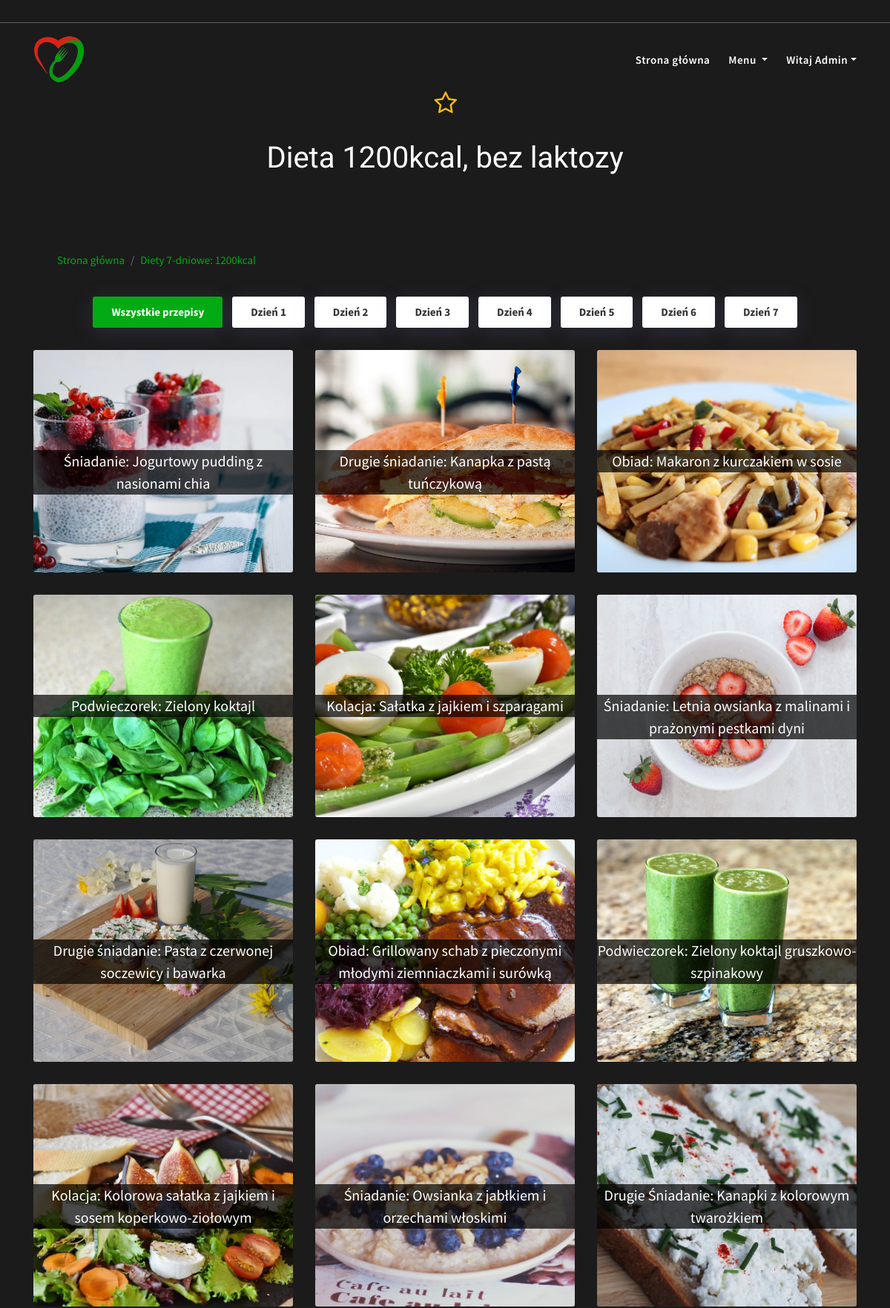
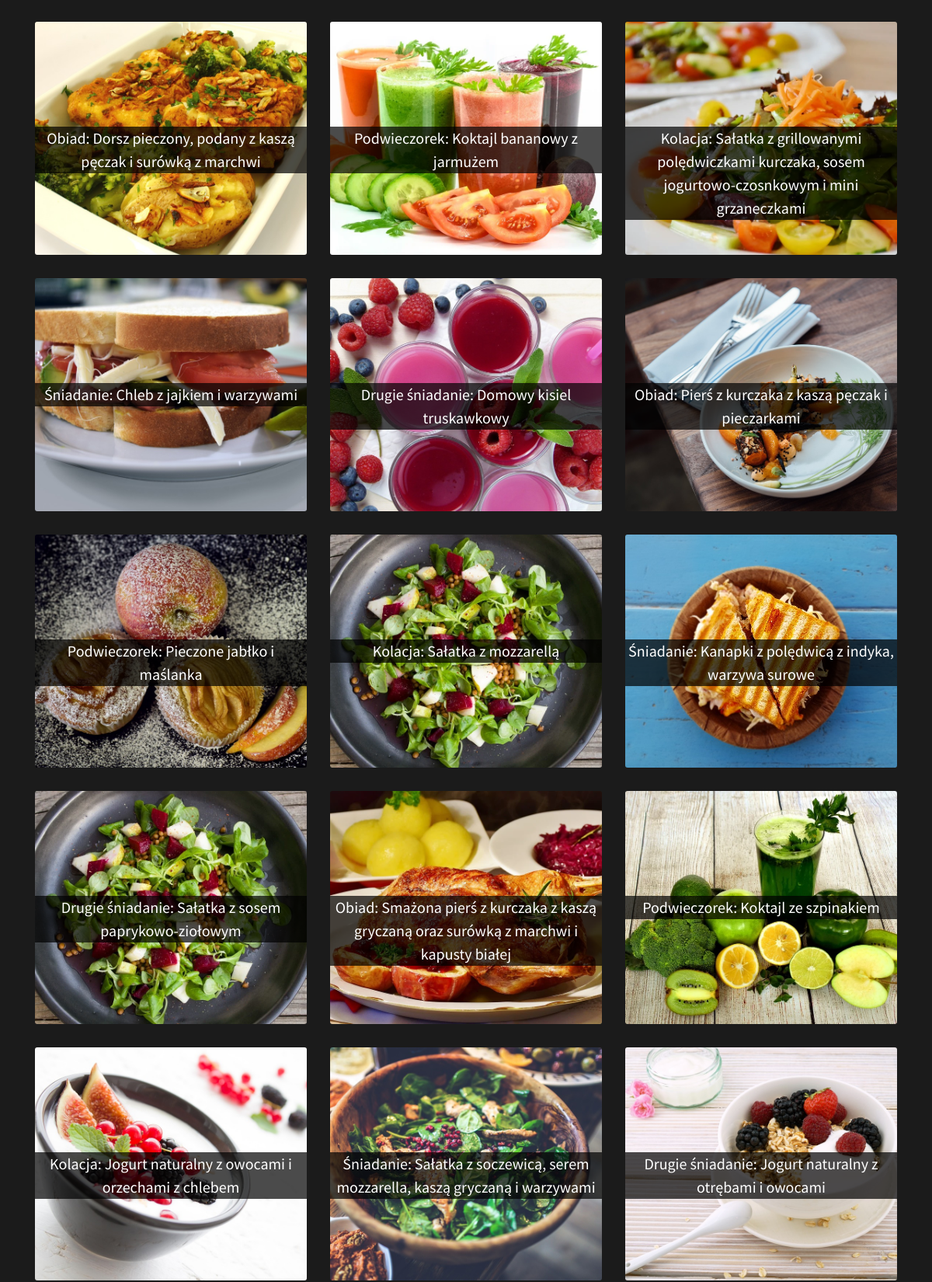
Screenshot of /2/dieta1200p4.php (signed in, upper part) with the database file from the repository (2 pictures, top to bottom).
### tables this page shows
CREATE TABLE `uzytkownicy2` (
  `id` int(11) NOT NULL,
  `imie` varchar(80) NOT NULL,
  `email` varchar(80) NOT NULL,
  `login` varchar(30) NOT NULL,
  `haslo` varchar(80) NOT NULL,
  `rola` varchar(80) NOT NULL,
  `status` varchar(50) DEFAULT NULL,
  `wiek` varchar(3) DEFAULT NULL,
  `wzrost` varchar(3) DEFAULT NULL,
  `waga` varchar(3) DEFAULT NULL,
  `obwod_talii` varchar(3) DEFAULT NULL,
  `bmi` varchar(10) DEFAULT NULL,
  `tluszcz` varchar(10) DEFAULT NULL,
  `kalorie` varchar(10) DEFAULT NULL,
  `dieta` varchar(50) DEFAULT NULL,
  `link` varchar(500) NOT NULL,
  `cel` varchar(500) NOT NULL,
  `aktywnosc` varchar(500) NOT NULL
);

CREATE TABLE `dieta` (
  `id_diety` int(11) NOT NULL,
  `nazwa_diety` varchar(100) NOT NULL,
  `kalorycznosc` int(11) NOT NULL,
  `zdjecie` varchar(50) NOT NULL
);

CREATE TABLE `przepisy2` (
  `id` int(11) NOT NULL,
  `nazwa` varchar(500) NOT NULL,
  `obrazek` text DEFAULT NULL,
  `skladniki` varchar(500) DEFAULT NULL,
  `krok1` varchar(500) DEFAULT NULL,
  `krok2` varchar(500) DEFAULT NULL,
  `krok3` varchar(500) DEFAULT NULL,
  `krok4` varchar(500) DEFAULT NULL,
  `krok5` varchar(500) DEFAULT NULL,
  `krok6` varchar(500) DEFAULT NULL,
  `krok7` varchar(500) DEFAULT NULL,
  `krok8` varchar(500) DEFAULT NULL,
  `krok9` varchar(500) DEFAULT NULL,
  `krok10` varchar(500) DEFAULT NULL,
  `kategoria` varchar(50) DEFAULT NULL,
  `kategoria_ogolna` varchar(50) NOT NULL,
  `dzien` varchar(50) NOT NULL,
  `przepis_nr` int(11) NOT NULL,
  `energia` varchar(50) DEFAULT NULL,
  `tluszcz` varchar(11) DEFAULT NULL,
  `kwasyt` varchar(11) DEFAULT NULL,
  `weglowodany` varchar(11) DEFAULT NULL,
  `cukry` varchar(11) DEFAULT NULL,
  `blonnik` varchar(11) DEFAULT NULL,
  `bialko` varchar(11) DEFAULT NULL,
  `sol` varchar(11) DEFAULT NULL,
  `tluszczg` varchar(50) DEFAULT NULL,
  `kwasytg` varchar(11) DEFAULT NULL,
  `weglowodanyg` varchar(11) DEFAULT NULL,
  `blonnikg` varchar(11) DEFAULT NULL,
  `bialkog` varchar(11) DEFAULT NULL,
  `solg` varchar(11) DEFAULT NULL,
  `cukryg` varchar(11) DEFAULT NULL
);

### 2/dieta1200p4.php (the view, shortened to what this page needs)
<?php
include("db.php");
include("header.php");
include("menu.php");
$conn=mysqli_connect($servername,$username,$password,$dbname);
$sql ="SELECT * FROM dieta,przepisy2 WHERE  przepisy2.przepis_nr = dieta.id_diety AND przepisy2.kategoria_ogolna=dieta.kalorycznosc && przepis_nr='4'";
$result=mysqli_query($conn,$sql);
if(mysqli_num_rows($result)>0 )
{
    while($row=mysqli_fetch_assoc($result))
    {
        $id_diety=$row["id_diety"];
        $nazwa_diety = $row["nazwa_diety"];
}
}
        ?>
<section id="przepisy" class="gallery-area section-padding">
  <?php
        $sql ="SELECT * FROM ulubione_diety WHERE ulubione_diety.dieta_id=$id_diety AND ulubione_diety.login = '".$_SESSION["login"]."'";
        $result=mysqli_query($conn,$sql);
if(mysqli_num_rows($result) == 0) {?>
    <div class="click2">
    <span class="fa fa-star-o"></span>
    </div>
    <?php
}
?>
<br>
    <div class="container">
        <div class="row">
            <div class="col-lg-12 col-md-12">
                <div class="section-title">
                    <h1 style="font-family: 'Kaushan Script';"><?php echo $nazwa_diety?></h1>
                </div>
            </div>
            <nav class="navbar">
                <div class="container-fluid">
                    <nav aria-label="breadcrumb">
                        <ol class="breadcrumb" style="background-color: transparent!important;">
                            <li class="breadcrumb-item"><a href="index.php#gotowe">Strona główna</a></li>
                            <li class="breadcrumb-item"><a href="dieta1200.php">Diety 7-dniowe: 1200kcal</a></li>
                        </ol>
                    </nav>
                </div>
            </nav>
        </div>
        <div class="row">
            <div class="col-md-12">
                <div class="gallery-list">
                    <ul class="nav" id="gallery-flters">
                        <li class="filter filter-active" data-filter=".all">Wszystkie przepisy</li>
                        <li class="filter" data-filter=".1">Dzień 1</li>
                         <li class="filter" data-filter=".2">Dzień 2</li>
                         <li class="filter" data-filter=".3">Dzień 3</li>
                         <li class="filter" data-filter=".4">Dzień 4</li>
                         <li class="filter" data-filter=".5">Dzień 5</li>
                         <li class="filter" data-filter=".6">Dzień 6</li>
                         <li class="filter" data-filter=".7">Dzień 7</li>
                    </ul>
                </div>
            </div>
            <div class="gallery-container">
<?php
$sql ="SELECT * FROM dieta,przepisy2 WHERE  przepisy2.przepis_nr = dieta.id_diety AND przepisy2.kategoria_ogolna=dieta.kalorycznosc && przepis_nr='4' && dzien='1' ";
$result=mysqli_query($conn,$sql);
if(mysqli_num_rows($result)>0 )
{
    while($row=mysqli_fetch_assoc($result))
    {
        $nazwa = $row["nazwa"];
        $obrazek = $row["obrazek"];
        $id=$row["id"];
        ?>
               <div class="col-lg-4 col-md-6 gallery-grid-item all 1">
                <div class="gallery-item">
                        <div class="zdjecie" style="background-image: url(zdjecia_dodane/<?php echo $obrazek?>); a hr ">
                          <a href="wyswietlart.php?c=<?php echo $id?>"><h7 class="nazwa text-center"><?php echo $nazwa?></h7></a>
                    </div>
                </div>
      </div>
        <?php
    }
 ?>
      <?php
}
?>
<?php
$sql ="SELECT * FROM dieta,przepisy2 WHERE  przepisy2.przepis_nr = dieta.id_diety AND przepisy2.kategoria_ogolna=dieta.kalorycznosc && przepis_nr='4'  && dzien='2' ";
$result=mysqli_query($conn,$sql);
if(mysqli_num_rows($result)>0 )
{
    while($row=mysqli_fetch_assoc($result))
    {
        $nazwa = $row["nazwa"];
        $obrazek = $row["obrazek"];
        $id=$row["id"];
        ?>
               <div class="col-lg-4 col-md-6 gallery-grid-item all 2">
                 <div class="gallery-item">
                        <div class="zdjecie" style="background-image: url(zdjecia_dodane/<?php echo $obrazek?>); a hr ">
                          <a href="wyswietlart.php?c=<?php echo $id?>"><h7 class="nazwa text-center"><?php echo $nazwa?></h7></a>
                    </div>
                </div>
      </div>
        <?php
    }
 ?>
      <?php
}
?>
<?php
$sql ="SELECT * FROM dieta,przepisy2 WHERE  przepisy2.przepis_nr = dieta.id_diety AND przepisy2.kategoria_ogolna=dieta.kalorycznosc&& przepis_nr='4' && dzien='3' ";
$result=mysqli_query($conn,$sql);
if(mysqli_num_rows($result)>0 )
{
    while($row=mysqli_fetch_assoc($result))
    {
        $nazwa = $row["nazwa"];
        $obrazek = $row["obrazek"];
        $id=$row["id"];
        ?>
               <div class="col-lg-4 col-md-6 gallery-grid-item all 3">
                 <div class="gallery-item">
                        <div class="zdjecie" style="background-image: url(zdjecia_dodane/<?php echo $obrazek?>); a hr ">
                          <a href="wyswietlart.php?c=<?php echo $id?>"><h7 class="nazwa text-center"><?php echo $nazwa?></h7></a>
                    </div>
                </div>
      </div>
        <?php
    }
 ?>
      <?php
}
?>
<?php
$sql ="SELECT * FROM dieta,przepisy2 WHERE  przepisy2.przepis_nr = dieta.id_diety AND przepisy2.kategoria_ogolna=dieta.kalorycznosc && przepis_nr='4' && dzien='4' ";
$result=mysqli_query($conn,$sql);
if(mysqli_num_rows($result)>0 )
{
    while($row=mysqli_fetch_assoc($result))
    {
        $nazwa = $row["nazwa"];
        $obrazek = $row["obrazek"];
        $id=$row["id"];
        ?>
               <div class="col-lg-4 col-md-6 gallery-grid-item all 4">
                 <div class="gallery-item">
                        <div class="zdjecie" style="background-image: url(zdjecia_dodane/<?php echo $obrazek?>); a hr ">
                          <a href="wyswietlart.php?c=<?php echo $id?>"><h7 class="nazwa text-center"><?php echo $nazwa?></h7></a>
                    </div>
                </div>
      </div>
        <?php
    }
 ?>
      <?php
}
?>
<?php
$sql ="SELECT * FROM dieta,przepisy2 WHERE  przepisy2.przepis_nr = dieta.id_diety AND przepisy2.kategoria_ogolna=dieta.kalorycznosc && przepis_nr='4' && dzien='5' ";
$result=mysqli_query($conn,$sql);
if(mysqli_num_rows($result)>0 )
{
    while($row=mysqli_fetch_assoc($result))
    {
        $nazwa = $row["nazwa"];
        $obrazek = $row["obrazek"];
        $id=$row["id"];
        ?>
               <div class="col-lg-4 col-md-6 gallery-grid-item all 5">
                 <div class="gallery-item">
                        <div class="zdjecie" style="background-image: url(zdjecia_dodane/<?php echo $obrazek?>); a hr ">
                          <a href="wyswietlart.php?c=<?php echo $id?>"><h7 class="nazwa text-center"><?php echo $nazwa?></h7></a>
                    </div>
                </div>
      </div>
        <?php
    }
 ?>
      <?php
}
?>
<?php
$sql ="SELECT * FROM dieta,przepisy2 WHERE  przepisy2.przepis_nr = dieta.id_diety AND przepisy2.kategoria_ogolna=dieta.kalorycznosc && przepis_nr='4' && dzien='6' ";
$result=mysqli_query($conn,$sql);
if(mysqli_num_rows($result)>0 )
{
    while($row=mysqli_fetch_assoc($result))
    {
        $nazwa = $row["nazwa"];
        $obrazek = $row["obrazek"];
        $id=$row["id"];
        ?>
               <div class="col-lg-4 col-md-6 gallery-grid-item all 6">
                 <div class="gallery-item">
                        <div class="zdjecie" style="background-image: url(zdjecia_dodane/<?php echo $obrazek?>); a hr ">
                          <a href="wyswietlart.php?c=<?php echo $id?>"><h7 class="nazwa text-center"><?php echo $nazwa?></h7></a>
                    </div>
                </div>
      </div>
        <?php
    }
 ?>
      <?php
}
?>
</section>
<?php
include("footer.php");
?>

### 2/menuadmin.php (shortened to what this page needs)
<header class="header-navber-area">
    <div class="nav-top-bar">
    </div>
    <nav class="navbar navbar-b navbar-trans navbar-expand-lg" id="mainNav">
        <div class="container">
            <a class="navbar-brand js-scroll" href="index.php">
                <img src="assets/logo/logo3.png" class="white-logo" alt="logo" style="width: 70px; height: 65px">
            </a>
            <div class="navbar-collapse collapse justify-content-end" id="navbarDefault">
                <ul class="navbar-nav">
                    <li class="nav-item"><a class="nav-link js-scroll active" href="index.php">Strona główna</a></li>
                    <li class="nav-item dropdown">
                        <a class="nav-link dropdown-toggle" href="#" id="navbarDropdown" role="button" data-toggle="dropdown" aria-haspopup="true" aria-expanded="false">
                            Menu
                        </a>
                    </li>
                    <li class="nav-item dropdown">
                            <a class="nav-link dropdown-toggle" href="#" id="navbarDropdown" role="button" data-toggle="dropdown" aria-haspopup="true" aria-expanded="false">Witaj <?php echo $imie; ?></a>
                        </li>
                </ul>
            </div>
        </div>
    </nav>
</header>

### 2/css/style.css (style rules this page uses)
body { font-family: Arial; color: #212121; Font-size: 0.95em; background-color: #f0f0f0; }

### 2/css/dark-style.css (style rules this page uses)
body { background: #1b1b1b; color: #fff; font-family: 'Source Sans Pro', sans-serif; font-size: 15px; font-weight: normal; line-height: 26px; overflow-x: hidden; margin: 0 auto; padding: 0; -moz-box-sizing: border-box; -ms-box-sizing: border-box; -o-box-sizing: border-box; -webkit-box-sizing: border-box; box-sizing: border-box; }
h1, h2, h3, h4, h5, h6 { margin: 0; font-family: 'Source Sans Pro', sans-serif; font-weight: normal; color: #fff; line-height: 1.5; }
h7 { margin: 0; font-family: 'Source Sans Pro', sans-serif; font-weight: normal; color: #fff; line-height: 1.5; font-size: 20px; }
a { color: #02ab13; text-decoration: none !important; -moz-transition: all 0.5s ease-in-out 0s; -ms-transition: all 0.5s ease-in-out 0s; -o-transition: all 0.5s ease-in-out 0s; -webkit-transition: all 0.5s ease-in-out 0s; transition: all 0.5s ease-in-out 0s; }
img { max-width: 100%; }
dl, ol, ul { padding: 0; margin: 0; list-style: none; }
.section-padding { padding: 100px 0; }
.section-title { text-align: center; margin-bottom: 75px; }
.header-navber-area { position: absolute; top: 0; left: 0; width: 100%; height: auto; z-index: 999; background: transparent; }
.header-navber-area .nav-top-bar { background: transparent; border-bottom: 1px solid rgba(255, 255, 255, 0.3); padding-top: 15px; padding-bottom: 15px; }
.navbar-b { transition: all .5s ease-in-out; background-color: transparent; padding-top: 12px; padding-bottom: 12px; }
.navbar-b.navbar-trans .nav-item, .navbar-b.navbar-reduce .nav-item { position: relative; padding-right: 0px; padding-left: 10px; }
.navbar-b.navbar-trans .nav-link, .navbar-b.navbar-reduce .nav-link { color: #fff; font-weight: 600; font-size: 15px; letter-spacing: 0.5px; padding-right: 0; padding-left: 15px; font-family: 'Source Sans Pro', sans-serif; }
.navbar-b.navbar-trans .show > .nav-link, .navbar-b.navbar-trans .active > .nav-link, .navbar-b.navbar-trans .nav-link.show, .navbar-b.navbar-trans .nav-link.active { color: #fff; }
.navbar-b .navbar-brand { color: #fff; font-size: 1.6rem; font-weight: 700; }
.gallery-area { position: relative; }
.gallery-area .gallery-list { text-align: center; }
.gallery-area .gallery-list .nav { display: inline-block; margin: 0; position: relative; }
.gallery-area .gallery-list .nav li { display: inline-block; font-size: 15px; font-weight: 700; margin: 0 5px; padding: 8px 25px; color: #333; background-color: #fff; cursor: pointer; border-radius: 3px; -webkit-box-shadow: 0px 5px 30px 0px rgba(148, 146, 245, 0.15); box-shadow: 0px 5px 30px 0px rgba(148, 146, 245, 0.15); transition: all 0.4s ease 0s; -moz-transition: all 0.5s ease-in-out 0s; -ms-transition: all 0.5s ease-in-out 0s; -o-transition: all 0.5s ease-in-out 0s; -webkit-transition: all 0.5s ease-in-out 0s; transition: all 0.5s ease-in-out 0s; }
.gallery-area .gallery-list .nav li:hover, .gallery-area .gallery-list .nav li.filter-active { color: #fff; background-color: #02ab13; -moz-transition: all 0.5s ease-in-out 0s; -ms-transition: all 0.5s ease-in-out 0s; -o-transition: all 0.5s ease-in-out 0s; -webkit-transition: all 0.5s ease-in-out 0s; transition: all 0.5s ease-in-out 0s; }
.gallery-area .gallery-container { display: inline-block; width: 100%; }
.gallery-area .gallery-grid-item { overflow: hidden; }
.gallery-item { position: relative; display: block; overflow: hidden; border-radius: 3px; margin-top: 30px; }
ul { list-style-type: none; }
.click2 { font-size: 33px; color:#ffc107; width: 37px; height: 37px; margin: 0 auto; margin-top: 20px; position: relative; cursor: pointer; }
.click2 span { margin-left: 4px; margin-top: 3px; z-index: 999; position: absolute; }
* { transition: all .32s ease; }
.zdjecie { background-size: cover; height: 250px; background-position: center; background-repeat: no-repeat; height: 300px!important; }
.nazwa { position: absolute; top: 45%; left: 0; width: 100%; background-color: rgba(0, 0, 0, 0.7); }

### rows the page displays
uzytkownicy2: imie "Admin"
dieta: nazwa_diety "Dieta 1200kcal, bez laktozy", przepisy2.obrazek (picture), przepisy2.nazwa "Śniadanie: Jogurtowy pudding z nasionami chia", przepisy2.nazwa "Drugie śniadanie: Kanapka z pastą tuńczykową", przepisy2.nazwa "Obiad: Makaron z kurczakiem w sosie", przepisy2.nazwa "Podwieczorek: Zielony koktajl", przepisy2.nazwa "Kolacja: Sałatka z jajkiem i szparagami", przepisy2.nazwa "Śniadanie: Letnia owsianka z malinami i prażonymi pestkami dyni", przepisy2.nazwa "Drugie śniadanie: Pasta z czerwonej soczewicy i bawarka", przepisy2.nazwa "Obiad: Grillowany schab z pieczonymi młodymi ziemniaczkami i surówką", przepisy2.nazwa "Podwieczorek: Zielony koktajl gruszkowo-szpinakowy", przepisy2.nazwa "Kolacja: Kolorowa sałatka z jajkiem i sosem koperkowo-ziołowym", przepisy2.nazwa "Śniadanie: Owsianka z jabłkiem i orzechami włoskimi", przepisy2.nazwa "Drugie Śniadanie: Kanapki z kolorowym twarożkiem", przepisy2.nazwa "Obiad: Dorsz pieczony, podany z kaszą pęczak i surówką z marchwi", przepisy2.nazwa "Podwieczorek: Koktajl bananowy z jarmużem", przepisy2.nazwa "Kolacja: Sałatka z grillowanymi polędwiczkami kurczaka, sosem jogurtowo-czosnkowym i mini grzaneczkami", przepisy2.nazwa "Śniadanie: Chleb z jajkiem i warzywami", przepisy2.nazwa "Drugie śniadanie: Domowy kisiel truskawkowy", przepisy2.nazwa "Obiad: Pierś z kurczaka z kaszą pęczak i pieczarkami", przepisy2.nazwa "Podwieczorek: Pieczone jabłko i maślanka", przepisy2.nazwa "Kolacja: Sałatka z mozzarellą", przepisy2.nazwa "Śniadanie: Kanapki z polędwicą z indyka, warzywa surowe", przepisy2.nazwa "Drugie śniadanie: Sałatka z sosem paprykowo-ziołowym", przepisy2.nazwa "Obiad: Smażona pierś z kurczaka z kaszą gryczaną oraz surówką z marchwi i kapusty białej", przepisy2.nazwa "Podwieczorek: Koktajl ze szpinakiem", przepisy2.nazwa "Kolacja: Jogurt naturalny z owocami i orzechami z chlebem", przepisy2.nazwa "Śniadanie: Sałatka z soczewicą, serem mozzarella, kaszą gryczaną i warzywami", przepisy2.nazwa "Drugie śniadanie: Jogurt naturalny z otrębami i owocami"
